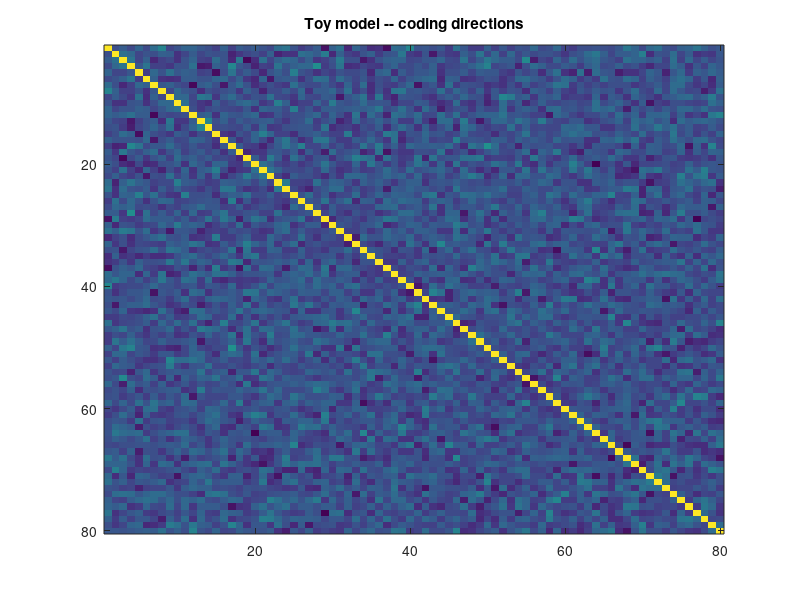

The MATLAB script that drew this image: (Note: this script raises an error after producing the figure.)
%
% toy model
%
% =======================================
%
% Ziqiang Wei
% weiz@janelia.hhmi.org

% sample rate 
fs        = 1000;
t         = 1/fs:1/fs:4;
numNeuron = 100;
t_period  = 0.05; % rotation per t_period second
numSwitch = 4/t_period;
numTime   = t_period*fs;
numT      = numSwitch*numTime;

% coding direction is defined as act_no - act_yes
coding_direction = randn(numNeuron, numSwitch)*1;
figure,
imagesc(corr(coding_direction));
title('Toy model -- coding directions')

neural_act       = coding_direction - min(coding_direction, [], 2);
neural_act_yes   = ones(numNeuron, numSwitch)*0.5;
neural_act_no    = neural_act*0.4 + neural_act_yes;

% ephys data
numTrial = 100;
neural_act_yes = repmat(neural_act_yes, [1, 1, numTime]);
neural_act_yes = reshape(permute(neural_act_yes, [1, 3, 2]), numNeuron, []);
neural_act_no  = repmat(neural_act_no, [1, 1, numTime]);
neural_act_no  = reshape(permute(neural_act_no, [1, 3, 2]), numNeuron, []);

act_yes = zeros(numTrial, numNeuron, numT);
act_no  = act_yes;

for nTrial = 1:numTrial
    act_yes(nTrial, :, :) = neural_act_yes/fs > rand(size(neural_act_yes));
    act_no(nTrial, :, :)  = neural_act_no/fs > rand(size(neural_act_no));
end


last_period     = 0.2; % last period of decoding
last_period_bin = last_period * fs;

ave_yes         = squeeze(mean(act_yes(:, :, numT-last_period_bin:numT), 3));
ave_no          = squeeze(mean(act_no(:, :, numT-last_period_bin:numT), 3));
totTargets      = [ones(numTrial, 1); zeros(numTrial, 1)];
ave_            = [ave_yes; ave_no];

Mdl  = fitcdiscr(ave_, totTargets, 'discrimType','pseudoLinear', 'Kfold', 5);
performance = 1 - Mdl.kfoldLoss;
disp(['Ephys performance at last period of ' num2str(last_period) ' sec is ' num2str(performance)])


% S2C model
ca_linear   = zeros(numTrial*2, numNeuron, numT);
params = [1.7, 0.06, 3.0]; % decay, rise, internal noise


for nNeuron = 1:numNeuron
    spikeTimes = cell(numTrial*2, 1);
    for nTrial = 1:numTrial
        spikeTimes{nTrial}          = find(squeeze(act_yes(nTrial, nNeuron, :)))/fs;
        spikeTimes{nTrial+numTrial} = find(squeeze(act_no(nTrial, nNeuron, :)))/fs;
    end
    ca_linear(:, nNeuron, :) = spikeTimeToLinearImaging(spikeTimes, t, params);
end

g = @(p,x) p(1) + p(2)./ (1 + exp((p(3)-x)*p(4)));
p_nonlinear = [0, 3, 4, 1];
ca_act = g(p_nonlinear, ca_linear) + randn(size(ca_linear)) * 0.3;


Mdl  = fitcdiscr(squeeze(ca_linear(:, :, end)), totTargets, 'discrimType','pseudoLinear', 'Kfold', 5);
performance = 1 - Mdl.kfoldLoss;
disp(['Ca++ performance (linear model) at last time is ' num2str(performance)])

Mdl  = fitcdiscr(squeeze(ca_act(:, :, end)), totTargets, 'discrimType','pseudoLinear', 'Kfold', 5);
performance = 1 - Mdl.kfoldLoss;
disp(['Ca++ performance (nonlinear model) at last time is ' num2str(performance)])
